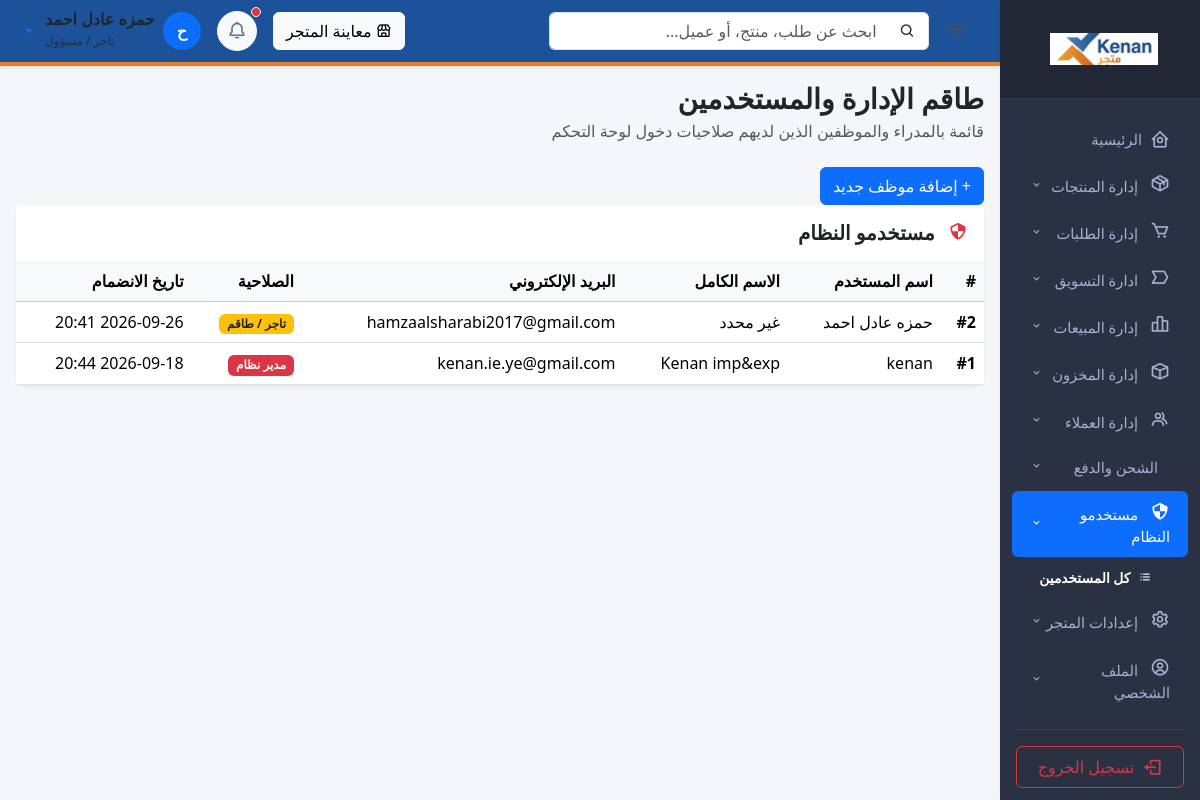
/merchant/staff/ (signed in), run on the app's committed database.
### shop/models/custom_user.py (models this page shows, shortened)
class CustomUser(AbstractUser):
    email =django.db.models.EmailField(unique=True,verbose_name="البريد الالكتروني")
    USERNAME_FIELD = 'email'
    REQUIRED_FIELDS = ['username']
    class Meta:
        verbose_name="مستخدم"
        verbose_name_plural="المستخدمون"

### shop/views/merchant/staff_user_list.py (the view)
@staff_required
def staff_user_list(request):
    staff_users = CustomUser.objects.filter(Q(is_staff=True) | Q(is_superuser=True)).order_by('-date_joined')
    return render(request, 'shop/merchant/staff_user_list.html', {'staff_users': staff_users})

### shop/context_processors.py (called while the page is built)
def nav_categories(request):
    return {'nav_categories': Category.objects.filter(parent=None).prefetch_related('children')}

def cart_summary(request):
    cart_id = request.session.get('cart_id')
    cart = Cart.objects.filter(id=cart_id).first() if cart_id else None
    return {'cart_count': cart.get_total_items() if cart else 0}

### shop/views/merchant/staff_required.py (called while the page is built)
def staff_required(view_func):
    def check_user(user):
        return user.is_authenticated and user.is_staff
    decorated_view = user_passes_test(
        check_user,
        login_url='login',
        redirect_field_name=None
    )(view_func)
    return decorated_view

### shop/templates/shop/merchant/staff_user_list.html (shortened to what this page needs)
{% extends 'admin/veltrix_base.html' %}
{% block content %}
<div class="d-flex justify-content-between align-items-center mb-4">
    <div>
        <h3 class="fw-bold mb-1">طاقم الإدارة والمستخدمين</h3>
        <p class="text-muted mb-0">قائمة بالمدراء والموظفين الذين لديهم صلاحيات دخول لوحة التحكم</p>
    </div>
</div>
<a href="{% url 'add_staff' %}" class="btn btn-primary">+ إضافة موظف جديد</a>
<div class="card border-0 shadow-sm rounded-3">
    <div class="card-header bg-white py-3 border-0">
        <h5 class="fw-bold mb-0 text-dark"><i class="bx bx-shield-quarter me-2 text-danger"></i> مستخدمو النظام</h5>
    </div>
    <div class="table-responsive">
        <table class="table table-hover align-middle mb-0">
            <thead class="table-light">
                <tr>
                    <th>#</th>
                    <th>اسم المستخدم</th>
                    <th>الاسم الكامل</th>
                    <th>البريد الإلكتروني</th>
                    <th>الصلاحية</th>
                    <th>تاريخ الانضمام</th>
                </tr>
            </thead>
            <tbody>
                {% for staff in staff_users %}
                <tr>
                    <td><strong>#{{ staff.id }}</strong></td>
                    <td>{{ staff.username }}</td>
                    <td>{{ staff.get_full_name|default:"غير محدد" }}</td>
                    <td>{{ staff.email|default:"غير مسجل" }}</td>
                    <td>
                        {% if staff.is_superuser %}
                            <span class="badge bg-danger">مدير نظام</span>
                        {% else %}
                            <span class="badge bg-warning text-dark">تاجر / طاقم</span>
                        {% endif %}
                    </td>
                    <td>{{ staff.date_joined|date:"Y-m-d H:i" }}</td>
                </tr>
                {% empty %}
                <tr>
                    <td colspan="6" class="text-center py-4 text-muted">لا يوجد مستخدمون إداريون.</td>
                </tr>
                {% endfor %}
            </tbody>
        </table>
    </div>
</div>
{% endblock %}

### shop/templates/admin/veltrix_base.html (shortened to what this page needs)
{% load static %}
<!DOCTYPE html>
<html lang="ar" dir="rtl">
<head>
    <link rel="stylesheet" href="https://cdn.jsdelivr.net/npm/bootstrap@5.3.2/dist/css/bootstrap.rtl.min.css">
    <link rel="stylesheet" href="https://cdn.jsdelivr.net/npm/boxicons@2.1.4/css/boxicons.min.css">
    <link rel="stylesheet" href="https://cdn.jsdelivr.net/npm/sweetalert2@11/dist/sweetalert2.min.css">
</head>
<body>
<div class="container-fluid">
    <div class="row">
        <div class="col-md-3 col-lg-2 p-0 sidebar d-none d-md-block" id="mainSidebar">
            <div class="sidebar-brand text-center">
                <a href="{% url 'merchant_dashboard' %}" class="text-decoration-none d-flex align-items-center justify-content-center">
                    <img src="{% static 'shop/images/kenan_logo.png' %}" alt="متجر كنان" class="img-fluid me-2" onerror="this.style.display='none'; document.getElementById('alt-brand-text').style.display='inline-block';">
                </a>
            </div>
            <div class="py-3">
                <a href="{% url 'merchant_dashboard' %}" class="{% if request.resolver_match.url_name == 'merchant_dashboard' %}active{% endif %}">
                    <i class="bx bx-home-circle me-2 fs-5"></i> <span class="nav-text">الرئيسية</span>
                </a>
                <div class="nav-item-dropdown">
                    <a class="{% if 'product' in request.resolver_match.url_name or 'categor' in request.resolver_match.url_name %}active{% endif %}"
                       data-bs-toggle="collapse" href="#productsSubMenu" role="button"
                       aria-expanded="{% if 'product' in request.resolver_match.url_name %}true{% else %}false{% endif %}" aria-controls="productsSubMenu">
                        <span><i class="bx bx-package me-2 fs-5"></i> <span class="nav-text">إدارة المنتجات</span></span>
                        <i class="bx bx-chevron-down small"></i>
                    </a>
                </div>
                <div class="nav-item-dropdown">
                    <a class="{% if 'order' in request.resolver_match.url_name %}active{% endif %}"
                       data-bs-toggle="collapse" href="#ordersSubMenu" role="button"
                       aria-expanded="{% if 'order' in request.resolver_match.url_name %}true{% else %}false{% endif %}" aria-controls="ordersSubMenu">
                        <span><i class="bx bx-cart me-2 fs-5"></i> <span class="nav-text">إدارة الطلبات</span></span>
                        <i class="bx bx-chevron-down small"></i>
                    </a>
                </div>
                <div class="nav-item-dropdown">
                    <a class="{% if 'coupon' in request.resolver_match.url_name %}active{% endif %}"
                       data-bs-toggle="collapse" href="#marketingSubMenu" role="button"
                       aria-expanded="{% if 'coupon' in request.resolver_match.url_name %}true{% else %}false{% endif %}" aria-controls="marketingSubMenu">
                        <span><i class="bx bx-tag-alt me-2 fs-5"></i> <span class="nav-text">ادارة التسويق</span></span>
                        <i class="bx bx-chevron-down small"></i>
                    </a>
                </div>
                <div class="nav-item-dropdown">
                    <a class="{% if 'sales' in request.resolver_match.url_name %}active{% endif %}"
                       data-bs-toggle="collapse" href="#salesSubMenu" role="button"
                       aria-expanded="{% if 'sales' in request.resolver_match.url_name %}true{% else %}false{% endif %}" aria-controls="salesSubMenu">
                        <span><i class="bx bx-bar-chart-alt-2 me-2 fs-5"></i> <span class="nav-text">إدارة المبيعات</span></span>
                        <i class="bx bx-chevron-down small"></i>
                    </a>
                </div>
                <div class="nav-item-dropdown">
                    <a class="{% if 'inventory' in request.resolver_match.url_name %}active{% endif %}"
                       data-bs-toggle="collapse" href="#inventorySubMenu" role="button"
                       aria-expanded="{% if 'inventory' in request.resolver_match.url_name %}true{% else %}false{% endif %}" aria-controls="inventorySubMenu">
                        <span><i class="bx bx-cube me-2 fs-5"></i> <span class="nav-text">إدارة المخزون</span></span>
                        <i class="bx bx-chevron-down small"></i>
                    </a>
                </div>
                <div class="nav-item-dropdown">
                    <a class="{% if 'customer' in request.resolver_match.url_name %}active{% endif %}"
                       data-bs-toggle="collapse" href="#customersSubMenu" role="button"
                       aria-expanded="{% if 'customer' in request.resolver_match.url_name %}true{% else %}false{% endif %}" aria-controls="customersSubMenu">
                        <span><i class="bx bx-group me-2 fs-5"></i> <span class="nav-text">إدارة العملاء</span></span>
                        <i class="bx bx-chevron-down small"></i>
                    </a>
                </div>
                <div class="nav-item-dropdown">
                    <a class="{% if 'shipping' in request.resolver_match.url_name or 'payment' in request.resolver_match.url_name %}active{% endif %}"
                       data-bs-toggle="collapse" href="#shippingPaymentSubMenu" role="button"
                       aria-expanded="{% if 'shipping' in request.resolver_match.url_name or 'payment' in request.resolver_match.url_name %}true{% else %}false{% endif %}" aria-controls="shippingPaymentSubMenu">
                        <span> <span class="nav-text">الشحن والدفع</span></span>
                        <i class="bx bx-chevron-down small"></i>
                    </a>
                </div>
                <div class="nav-item-dropdown">
                    <a class="{% if 'staff' in request.resolver_match.url_name %}active{% endif %}"
                       data-bs-toggle="collapse" href="#staffSubMenu" role="button"
                       aria-expanded="{% if 'staff' in request.resolver_match.url_name %}true{% else %}false{% endif %}" aria-controls="staffSubMenu">
                        <span><i class="bx bx-shield-quarter me-2 fs-5"></i> <span class="nav-text">مستخدمو النظام</span></span>
                        <i class="bx bx-chevron-down small"></i>
                    </a>
                    <div class="collapse submenu {% if 'staff' in request.resolver_match.url_name %}show{% endif %}" id="staffSubMenu">
                        <a href="{% url 'staff_user_list' %}" class="{% if request.resolver_match.url_name == 'staff_user_list' %}text-white fw-bold{% endif %}">
                            <i class="bx bx-list-ul me-2"></i> كل المستخدمين
                        </a>
                    </div>
                </div>
                <div class="nav-item-dropdown">
                    <a class="{% if request.resolver_match.url_name == 'store_settings' %}active{% endif %}"
                       data-bs-toggle="collapse" href="#settingsSubMenu" role="button" aria-expanded="false" aria-controls="settingsSubMenu">
                        <span><i class="bx bx-cog me-2 fs-5"></i> <span class="nav-text">إعدادات المتجر</span></span>
                        <i class="bx bx-chevron-down small"></i>
                    </a>
                </div>
                <div class="nav-item-dropdown">
                    <a class="{% if request.resolver_match.url_name == 'customer_profile' %}active{% endif %}"
                       data-bs-toggle="collapse" href="#profileSubMenu" role="button" aria-expanded="false" aria-controls="profileSubMenu">
                        <span><i class="bx bx-user-circle me-2 fs-5"></i> <span class="nav-text">الملف الشخصي</span></span>
                        <i class="bx bx-chevron-down small"></i>
                    </a>
                </div>
                <hr class="border-secondary mx-3 my-3">
                <form action="{% url 'logout' %}" method="post" class="px-3">
                    <button type="submit" class="btn btn-outline-danger w-100 d-flex align-items-center justify-content-center py-2" style="border-radius: 6px;">
                        <i class="bx bx-log-out me-2 fs-5"></i> <span class="nav-text">تسجيل الخروج</span>
                    </button>
                </form>
            </div>
        </div>
        <div class="col-md-9 col-lg-10 p-0 main-content" id="mainContent">
            <div class="topbar d-flex justify-content-between align-items-center shadow-sm">
                <div class="d-flex align-items-center gap-2 flex-grow-1">
                    <button class="sidebar-toggle-btn" id="sidebarToggleBtn" title="طي/توسيع القائمة">
                        <i class="bx bx-menu"></i>
                    </button>
                    <form class="global-search flex-grow-1" method="get" action="{% url 'live_search' %}">
                        <div class="input-group">
                            <span class="input-group-text bg-white border-end-0"><i class="bx bx-search"></i></span>
                            <input type="text" name="q" class="form-control border-start-0" placeholder="ابحث عن طلب، منتج، أو عميل...">
                        </div>
                    </form>
                </div>
                <div class="d-flex align-items-center gap-3">
                    <a href="{% url 'home' %}" target="_blank" class="btn btn-light d-flex align-items-center gap-1">
                        <i class="bx bx-store"></i> <span class="d-none d-lg-inline">معاينة المتجر</span>
                    </a>
                    <div class="dropdown">
                        <button class="btn btn-light position-relative rounded-circle p-2" type="button" data-bs-toggle="dropdown" aria-expanded="false" style="width: 40px; height: 40px;">
                            <i class="bx bx-bell fs-5 text-secondary"></i>
                            <span class="position-absolute top-0 start-0 translate-middle p-1 bg-danger border border-light rounded-circle">
                            </span>
                        </button>
                    </div>
                    <div class="dropdown">
                        <a href="#" class="d-flex align-items-center text-decoration-none dropdown-toggle gap-2" id="profileDropdown" data-bs-toggle="dropdown" aria-expanded="false">
                            <div class="avatar-circle">{{ request.user.first_name|default:request.user.username|slice:":1"|upper }}</div>
                            <div class="text-end d-none d-sm-block">
                                <span class="d-block fw-bold text-dark lh-1">{{ request.user.first_name|default:request.user.username }}</span>
                                <small class="text-muted" style="font-size: 0.75rem;">تاجر / مسؤول</small>
                            </div>
                        </a>
                    </div>
                </div>
            </div>
            <div class="p-3">
                {% block content %}{% endblock %}
            </div>
        </div>
    </div>
</div>
</body>
</html>

### shop/templates/admin/veltrix_base.html (style rules this page uses)
body { font-family: 'Segoe UI', Tahoma, Geneva, Verdana, sans-serif; background-color: #f4f6f9; }
.card { border: none; border-radius: 12px !important; box-shadow: 0 0.75rem 1.5rem rgba(18,38,63,.03); transition: transform 0.2s ease, box-shadow 0.2s ease; }
.sidebar { min-height: 100vh; background: #2a3142; color: #a6b0cf; box-shadow: 2px 0 10px rgba(0,0,0,0.05); position: sticky; top: 0; transition: width 0.25s ease; overflow-x: hidden; }
.sidebar-brand { padding: 1.25rem 1rem; background: #222736; border-bottom: 1px solid #323a4e; }
.sidebar-brand img { max-height: 40px; object-fit: contain; }
.sidebar a, .sidebar .dropdown-item { color: #a6b0cf; text-decoration: none; padding: 10px 18px; display: flex; align-items: center; border-radius: 6px; margin: 3px 12px; transition: all 0.25s ease; font-weight: 500; font-size: 0.92rem; cursor: pointer; background: transparent; border: none; }
.sidebar a:hover, .sidebar a.active, .sidebar .dropdown-item:hover { background: #323a4e; color: #ffffff; }
.sidebar a.active { background-color: #0d6efd; color: #fff; }
.nav-item-dropdown > a { justify-content: space-between; }
.submenu { padding-right: 1.25rem; margin-top: 2px; }
.submenu a, .submenu .dropdown-item { font-size: 0.86rem; padding: 8px 16px; margin: 1px 12px; display: flex; align-items: center; }
.topbar { background: #1b5299; border-bottom: 4px solid #e67e22; padding: 10px 25px; }
.sidebar-toggle-btn { background: transparent; border: none; font-size: 1.4rem; color: #495057; cursor: pointer; padding: 4px 8px; }
.global-search { max-width: 380px; }
.avatar-circle { width: 38px; height: 38px; background-color: #0d6efd; color: white; border-radius: 50%; display: flex; align-items: center; justify-content: center; font-weight: bold; }

### data on the page
CustomUser: user.first_name "ح", user.first_name "حمزه عادل احمد", id "2", username "حمزه عادل احمد", get_full_name "غير محدد", email "hamzaalsharabi2017@gmail.com", is_superuser "تاجر / طاقم", date_joined "2026-09-26 20:41"
CustomUser: id "1", username "kenan", get_full_name "Kenan imp&exp", email "kenan.ie.ye@gmail.com", is_superuser "مدير نظام", date_joined "2026-09-18 20:44"
